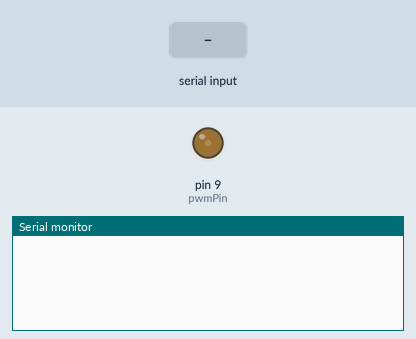
Simulated run of this sketch. Board: Arduino Uno, built with avr-gcc and run on an emulated ATmega328P. Parts: output pins drawn as LEDs (lit = HIGH), the last lines printed to the serial monitor. Inputs (shaded band) come from the test bench.

Above: at 1.2 s.
1.3 s: "0x01\n" received over Serial
At 2.0 s:
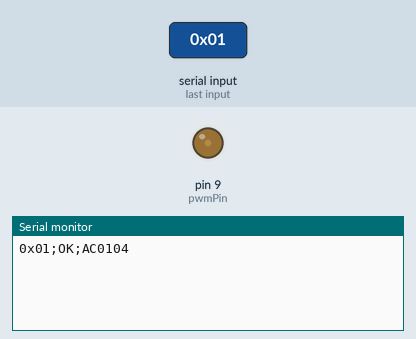
2.8 s: "0x03\n" received over Serial
At 3.2 s:
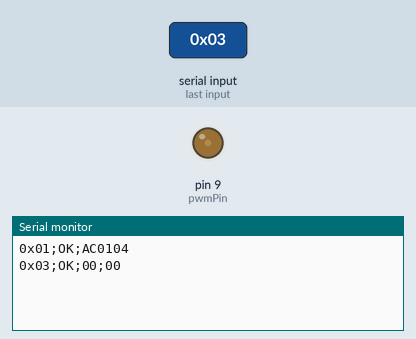
4.3 s: "0x02;\n" received over Serial
At 5.5 s:
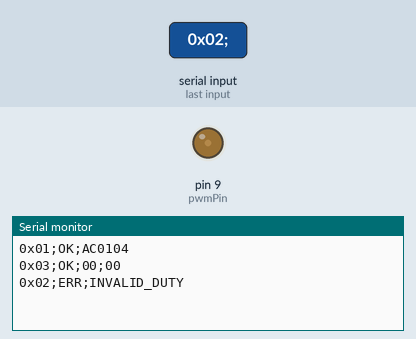

Measured:
- after the input at 1.3 s, the serial monitor: prints a new line at once (image 1)
- after the input at 2.8 s, the serial monitor: prints a new line at once (image 2)
- after the input at 4.3 s, the serial monitor: prints a new line at once (image 3)

The sketch:

nano_throttle_AC0104.ino
```cpp
// ugv-01 throttle board, firmware AC 1.4: AC 1.3 (AC 1.2 by Gulshan Shah,
// 13 Oct 2026, plus the ARGUS silence watchdog of 14 Oct) with the
// watchdog's authority narrowed. The logic is in throttle_logic.h and is
// tested on a laptop; this file is only the Arduino glue.
//
// Changes from AC 1.3:
//   - only a duty frame (0x02) or the explicit keepalive (0x04) refreshes
//     the watchdog; INFO (0x01) and the read-back (0x03) are polls and
//     refresh nothing
//   - new 0x04 keepalive: answers 0x04;OK;<duty>;<timeouts>, same data as
//     the read-back
//   - identity reports AC0104
// Unchanged from AC 1.3: while duty > 0 the deadline is 800 ms, the PWM
// returns to rest (42) and latches, the latch clears on an explicit
// 0x02;00; expiry is checked before every command and between bytes;
// non-blocking, bounded line reader. The PWM mapping and the Timer1
// prescaler line are AC 1.2's, unchanged.
#include "throttle_logic.h"

const byte pwmPin = 9;
static Throttle throttle;
static LineReader reader;
static int lastPwm = -1;

static void applyPwm() {
  int v = throttle.pwm();
  if (v != lastPwm) {
    analogWrite(pwmPin, v);
    lastPwm = v;
  }
}

void setup() {
  Serial.begin(115200);
  pinMode(pwmPin, OUTPUT);
  TCCR1B = (TCCR1B & 0b11111000) | 0x01;   // as AC 1.2: 31 kHz PWM on pin 9 (Timer1, not millis' Timer0)
  analogWrite(pwmPin, Throttle::PWM_REST);
  lastPwm = Throttle::PWM_REST;
}

void loop() {
  // the watchdog first, so a stop is never behind serial work
  if (throttle.tick(millis())) applyPwm();

  // at most one line per pass, at most a few bytes, then the watchdog again
  byte budget = 16;
  while (budget-- && Serial.available()) {
    if (reader.feed((char)Serial.read())) {
      char out[32];
      throttle.handleLine(reader.line(), millis(), out, sizeof(out));
      applyPwm();                             // rest first if it expired, then reply
      Serial.println(out);
      break;
    }
  }
}
```

throttle_logic.h
```cpp
// Throttle board logic, firmware AC 1.4: AC 1.3's silence watchdog with
// its authority narrowed (ARGUS, 15 Oct 2026). Pure C++ with no Arduino
// dependency so it is tested on a laptop (test/test_throttle_logic.cpp)
// and compiled unchanged into the sketch.
//
// Protocol (unchanged from AC 1.2 where it existed):
//   0x01            -> 0x01;OK;AC0104                 identity (a poll)
//   0x02;<hex 0-64> -> 0x02;OK;<hex> | 0x02;ERR;INVALID_DUTY | 0x02;ERR;TIMEOUT
//   0x03            -> 0x03;OK;<duty hex>;<timeouts hex>   read-back (a poll)
//   0x04            -> 0x04;OK;<duty hex>;<timeouts hex>   keepalive (new in 1.4)
//   anything else   -> ERR;UNKNOWN_COMMAND
//
// The watchdog: while duty is above zero, the board must receive a duty
// frame (0x02) or the explicit keepalive (0x04) within TIMEOUT_MS, or it
// sets the throttle to rest (PWM 42) and latches. INFO and the read-back
// are polls: they answer, and they refresh nothing (AC 1.3 counted every
// valid line, so a host whose command path had died but whose poller
// lived kept the throttle on). At zero duty nothing is required, so a
// console that only sends on change is unaffected at rest. After a
// timeout the first positive duty is refused with 0x02;ERR;TIMEOUT; an
// explicit 0x02;00 clears the latch, the keepalive does not. Expiry is
// checked before every command is accepted, so a line that arrives late
// cannot erase a deadline that has already passed.
//
// Time is uint32_t milliseconds, as millis() returns on the Nano; the
// subtraction is wrap-safe. PWM is AC 1.2's map(d, 0, 100, 42, 214)
// exactly: 42 + d * 172 / 100, truncated.
#pragma once
#include <stdint.h>
#include <stdlib.h>
#include <stdio.h>
#include <string.h>

class Throttle {
public:
    static const uint32_t TIMEOUT_MS = 800;
    static const int PWM_REST = 42;
    static const int PWM_FULL = 214;

    Throttle() : duty_(0), lastValidMs_(0), timedOut_(false), timeouts_(0) {}

    // Call often. Returns true when the watchdog just fired (PWM changed).
    bool tick(uint32_t nowMs) {
        if (duty_ == 0) return false;
        if ((uint32_t)(nowMs - lastValidMs_) > TIMEOUT_MS) {
            duty_ = 0;
            timedOut_ = true;
            if (timeouts_ < 0xFFFF) timeouts_++;
            return true;
        }
        return false;
    }

    // One complete line (no newline). Writes the reply into out. Returns
    // true if the line refreshed the watchdog: a duty frame or the
    // keepalive. Polls answer and return false. Checks expiry first: a
    // late line finds the throttle already at rest.
    bool handleLine(const char* line, uint32_t nowMs, char* out, size_t outLen) {
        tick(nowMs);
        while (*line == ' ') line++;
        if (strcmp(line, "0x01") == 0 || strcmp(line, "01") == 0) {
            snprintf(out, outLen, "0x01;OK;AC0104");      // a poll: no refresh (1.4)
            return false;
        }
        if (strcmp(line, "0x03") == 0 || strcmp(line, "03") == 0) {
            unsigned t = timeouts_ > 255 ? 255u : (unsigned)timeouts_;
            snprintf(out, outLen, "0x03;OK;%02X;%02X", (unsigned)duty_, t);   // a poll: no refresh (1.4)
            return false;
        }
        if (strcmp(line, "0x04") == 0 || strcmp(line, "04") == 0) {
            unsigned t = timeouts_ > 255 ? 255u : (unsigned)timeouts_;
            snprintf(out, outLen, "0x04;OK;%02X;%02X", (unsigned)duty_, t);   // the keepalive (1.4)
            lastValidMs_ = nowMs;
            return true;
        }
        if (strncmp(line, "0x02;", 5) == 0 || strncmp(line, "02;", 3) == 0) {
            const char* hex = strchr(line, ';') + 1;
            char* end = nullptr;
            long d = (*hex) ? strtol(hex, &end, 16) : -1;
            if (*hex == '\0' || end == hex || *end != '\0' || d < 0 || d > 100) {
                snprintf(out, outLen, "0x02;ERR;INVALID_DUTY");
                return false;
            }
            if (timedOut_ && d > 0) {
                snprintf(out, outLen, "0x02;ERR;TIMEOUT");
                lastValidMs_ = nowMs;          // a valid line, but the latch holds
                return true;
            }
            duty_ = (int)d;
            if (d == 0) timedOut_ = false;
            lastValidMs_ = nowMs;
            snprintf(out, outLen, "0x02;OK;%02lX", d);
            return true;
        }
        snprintf(out, outLen, "ERR;UNKNOWN_COMMAND");
        return false;
    }

    int duty() const { return duty_; }
    int pwm() const { return PWM_REST + (int)(((long)duty_ * (PWM_FULL - PWM_REST)) / 100); }
    bool timedOut() const { return timedOut_; }
    unsigned long timeouts() const { return timeouts_; }

private:
    int duty_;
    uint32_t lastValidMs_;
    bool timedOut_;
    uint32_t timeouts_;
};

// Assembles lines from bytes. An overlong line is discarded up to its
// delimiter, so nothing inside it can become a command. A control byte
// (other than CR and LF) drops the line it is in.
class LineReader {
public:
    static const size_t MAX = 31;
    LineReader() : len_(0), discarding_(false) { buf_[0] = '\0'; }

    // Returns true when a complete, clean line is available in line().
    bool feed(char c) {
        if (c == '\n' || c == '\r') {
            bool ready = !discarding_ && len_ > 0;
            buf_[len_] = '\0';
            len_ = 0;
            discarding_ = false;
            return ready;
        }
        if (discarding_) return false;
        if ((unsigned char)c < 0x20 || (unsigned char)c > 0x7E) {
            discarding_ = true;
            len_ = 0;
            return false;
        }
        if (len_ >= MAX) {
            discarding_ = true;
            len_ = 0;
            return false;
        }
        buf_[len_++] = c;
        return false;
    }

    const char* line() const { return buf_; }

private:
    char buf_[MAX + 1];
    size_t len_;
    bool discarding_;
};
```
